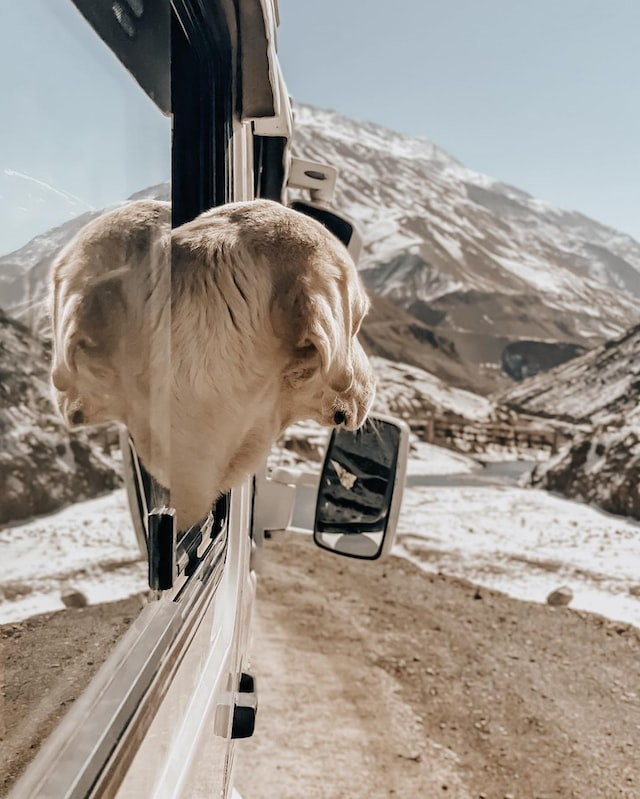
#> input picture 01ProcesamientoDeImagenes/Tarea1/src/dog.jpg, 640 x 799 px
$ python tarea1.py
#> lines starting #> are read from the running program, lines starting #| are printed output that depends on the picture
import cv2 as cv

img = cv.imread('dog.jpg')
#> img is the input picture: shape (799, 640, 3); mean B, G, R 139.7, 148.2, 156.6
img = cv.cvtColor(img, cv.COLOR_BGR2GRAY)
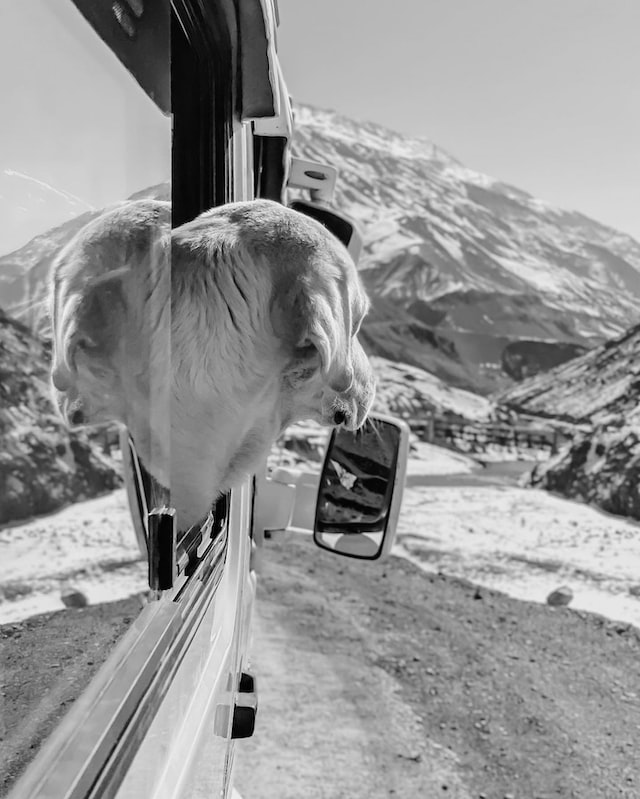
#> img: shape (799, 640); min 0, max 249, mean 149.7

(h, w) = img.shape[:2]
#> h = 799; w = 640
(cX, cY) = (w // 2, h // 2)
#> cX = 320; cY = 399

M = cv.getRotationMatrix2D((cX, cY), 60, 1.0)
img = cv.warpAffine(img, M, (w, h))
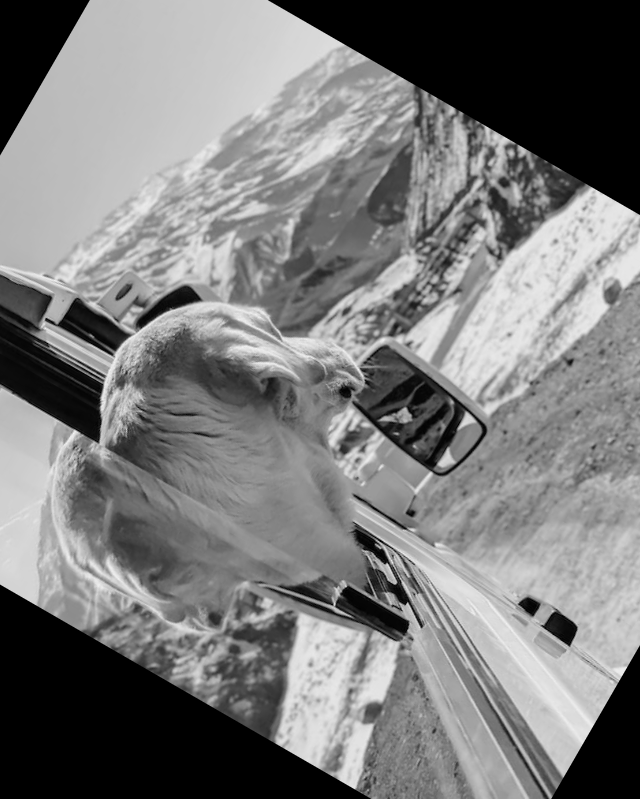
#> img: shape (799, 640); min 0, max 244, mean 122.5
cv.imshow('B&W + 60deg', img)
k = cv.waitKey(0)
#> (key Esc is pressed here)
